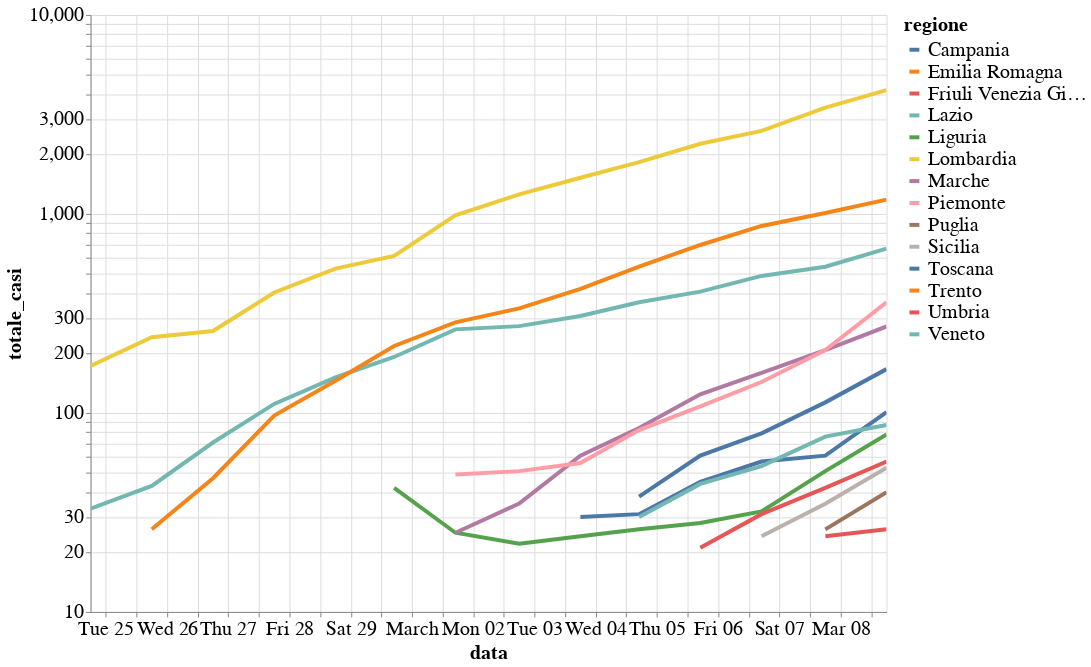

The code cell stored with this chart in its notebook:
### Markdown cell above
## Number of confirmed cases by region
This plot shows the number of total confirmed cases over time in all Italian regions where at least 20 cases have been recorded. Note that the y-axis is logarithmic since the progression can be approximated with an exponential function (at least at the beginning of the outbreak).

### Code cell
alt.themes.enable('theme_1')
from altair import datum

alt.Chart(regions_df).mark_line().encode(
    alt.Y('totale_casi', scale=alt.Scale(type='log')),
    x='data:T',
    color='regione',
    tooltip=['regione', 'data', 'totale_casi']
).properties(
    height=600,
    width=800
).transform_filter(
    (datum.totale_casi > 20)
).interactive()

### Figure 1 — Vega-Lite specification as saved in the notebook (floating-point values rounded to 4 significant figures; data arrays with more than 128 entries replaced by an {"elided": "..."} marker saying what was removed)
{"width": 800, "height": 600, "config": {"line": {"strokeWidth": 4}, "style": {"bar": {"size": 20}}, "legend": {"symbolSize": 100, "titleFontSize": 20, "labelFontSize": 20}, "axis": {"titleFontSize": 20, "labelFontSize": 20}}, "data": {"name": "data-4dcc7483ddfe3460b224d8936ef898e6"}, "mark": "line", "encoding": {"color": {"type": "nominal", "field": "regione"}, "tooltip": [{"type": "nominal", "field": "regione"}, {"type": "temporal", "field": "data"}, {"type": "quantitative", "field": "totale_casi"}], "x": {"type": "temporal", "field": "data"}, "y": {"type": "quantitative", "field": "totale_casi", "scale": {"type": "log"}}}, "selection": {"selector001": {"type": "interval", "bind": "scales", "encodings": ["x", "y"]}}, "transform": [{"filter": "(datum.totale_casi > 20)"}], "$schema": "https://vega.github.io/schema/vega-lite/v4.0.2.json", "datasets": {"data-4dcc7483ddfe3460b224d8936ef898e6": {"elided": "294 records"}}}
